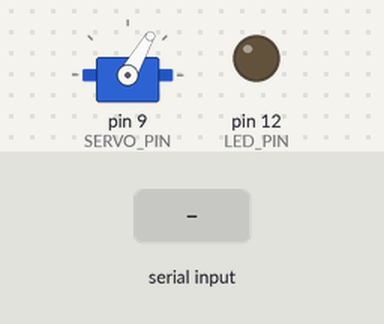
The sketch below on a simulated Arduino Uno, built with avr-gcc and run on an emulated ATmega328P. On the bench: servo, output pins drawn as LEDs (lit = HIGH). The test bench sets the inputs (shaded band).

Above: at 1.2 s.
1.3 s: "90,45\n" received over Serial
At 2.7 s:
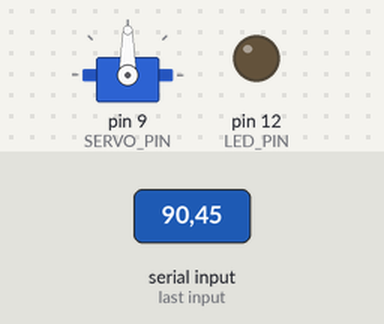
3.2 s: "30,150\n" received over Serial
At 4.2 s:
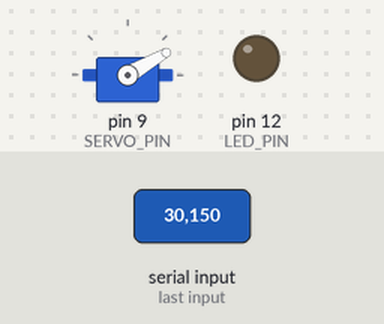
5.1 s: "5\n" received over Serial
At 6.6 s:
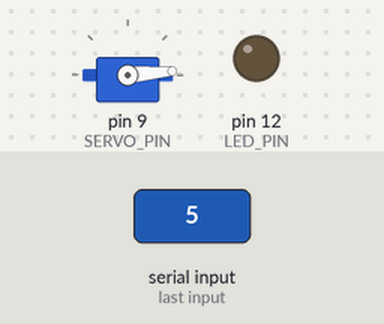
7.0 s: "200\n" received over Serial
At 8.1 s:
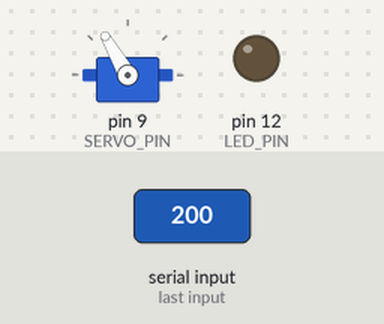
8.9 s: "90\n" received over Serial
At 9.1 s:
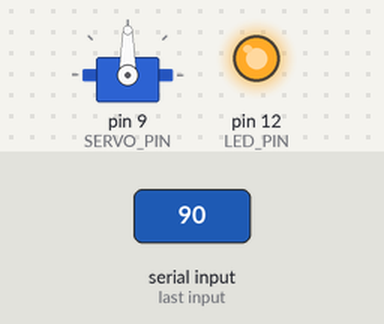
Timing chart, 0 to 11.8 s (numbered marks = the images above; inputs shaded):
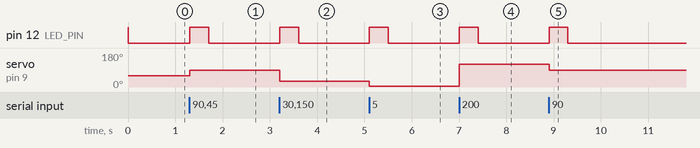

Measured:
- after the input at 1.3 s, pin 12 (LED_PIN): LOW → HIGH at once, → LOW 0.40 s later; servo on pin 9 (SERVO_PIN): 60° → 90° at once
- after the input at 3.2 s, pin 12 (LED_PIN): LOW → HIGH at once, → LOW 0.40 s later; servo on pin 9 (SERVO_PIN): 90° → 30° at once
- after the input at 5.1 s, pin 12 (LED_PIN): LOW → HIGH at once, → LOW 0.40 s later; servo on pin 9 (SERVO_PIN): 30° → 5° at once
- after the input at 7.0 s, pin 12 (LED_PIN): LOW → HIGH at once, → LOW 0.40 s later; servo on pin 9 (SERVO_PIN): 5° → 120° at once
- after the input at 8.9 s, pin 12 (LED_PIN): LOW → HIGH at once, → LOW 0.40 s later; servo on pin 9 (SERVO_PIN): 120° → 90° at once

The sketch:

SerialServo.ino
```cpp
#include <Servo.h>

String inputString = "";         // a string to hold incoming data
bool stringComplete = false;  // whether the string is complete
unsigned long long ms;

Servo myServo;
#define SERVO_PIN 9
#define LED_PIN 12
void setup()
{
  pinMode(A0, INPUT);
  pinMode(LED_PIN, OUTPUT);
  srand(analogRead(A0));
  myServo.attach(SERVO_PIN);
  Serial.begin(9600);
  myServo.write(60);
  ms = millis();

  digitalWrite(LED_PIN, HIGH);
  delay(10);
  digitalWrite(LED_PIN, LOW);
}

int currAngle = 60;

void loop()
{

  if(stringComplete)
  {
    digitalWrite(LED_PIN, HIGH);
    if(!myServo.attached())
      myServo.attach(SERVO_PIN);
    int value = inputString.toInt();
   // if(abs(value - currAngle) > 50)
     // value = currAngle + 50*((value - currAngle)/abs((value - currAngle)));

    myServo.write(constrain(value, 0, 120));

    currAngle = value;

    ms = millis();
    inputString = "";
    stringComplete = false;
  }

  if(myServo.attached() && millis() - ms >= 400)
    {
      myServo.detach();
      digitalWrite(LED_PIN, LOW);
    }
}


void serialEvent() {
  while (Serial.available()) {
    // get the new byte:
    char inChar = (char)Serial.read();
    // add it to the inputString:
    inputString += inChar;
    // if the incoming character is a newline, set a flag
    // so the main loop can do something about it:
    if (inChar == '\n') {
      stringComplete = true;
    }
  }
}
```
